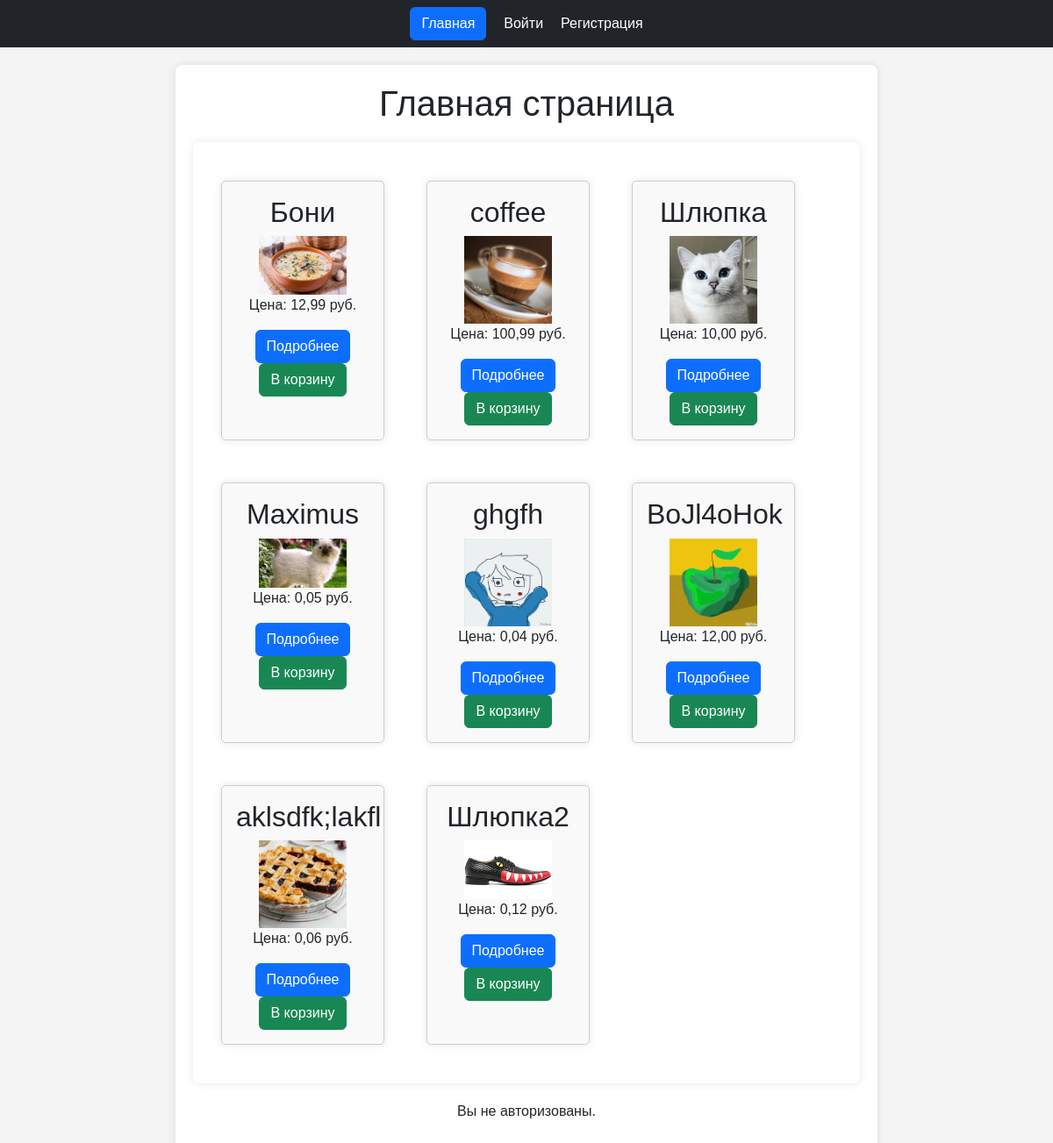
The page / on the database its author committed.
### comments/models.py (models this page shows, shortened)
class Tovars(models.Model):
    name = models.CharField(max_length=100)
    description = models.TextField()
    price = models.DecimalField(max_digits=100, decimal_places=2)
    image = models.ImageField(upload_to='products/', null=True, blank=True)
    count = models.IntegerField(default=0)

### comments/views.py (the view)
# urls.py: path('', views.home, name='home'),
def home(request):
    is_admin = request.user.is_authenticated and request.user.groups.filter(name='администраторы').exists()
    all_tovars = Tovars.objects.all()[:10]
    extra_content = "Административный контент" if is_admin else ""
    return render(request, 'comments/home.html', {
        'tovars': all_tovars,
        'extra_content': extra_content
    })

### comments/templates/comments/home.html
{% extends 'comments/base.html' %}
{% block content %}
    <h1>Главная страница</h1>
    <div class="container">
      <div class="row">
            {% for tovar in tovars%}
                <div class="container p-3 m-4 col-3" style="background-color: #f9f9f9; border: 1px solid #ccc; border-radius: 5px;">
                    <h2>{{ tovar.name }}</h2>
                    <img src="{{ tovar.image.url }}" alt="{{ tovar.name }}" style="max-width: 100px; max-height: 100px;">
                    <p>Цена: {{ tovar.price }} руб.</p>
                    <a href="{% url 'tovar_detail' tovar.id %}" class="btn btn-primary">Подробнее</a>
                    <a href="{% url 'add_to_cart' tovar.id %}" class="btn btn-success">В корзину</a>
                </div>
            {% endfor %}
        </div>
    </div>
    {% if user.is_authenticated %}
        </div>
        {% if extra_content %}
            <h2>Административный раздел</h2>
            <p>{{ extra_content }}</p>
        {% endif %}
    {% else %}
        <p>Вы не авторизованы.</p>
    {% endif %}
{% endblock %}

### comments/templates/comments/base.html (style rules this page uses)
body { font-family: Arial, sans-serif; margin: 0; padding: 0; background-color: #f4f4f4; text-align: center; }
.container { max-width: 800px; margin: 20px auto; background: white; padding: 20px; box-shadow: 0 0 10px rgba(0, 0, 0, 0.1); border-radius: 8px; }

### rows shown on the page
Tovars: name "Бони", image (picture), price "12,99"
Tovars: name "coffee", image (picture), price "100,99"
Tovars: name "Шлюпка", image (picture), price "10,00"
Tovars: name "Maximus", image (placeholder picture), price "0,05"
Tovars: name "ghgfh", image (picture), price "0,04"
Tovars: name "BoJl4oHok", image (picture), price "12,00"
Tovars: name "aklsdfk;lakfl", image (picture), price "0,06"
Tovars: name "Шлюпка2", image (picture), price "0,12"
